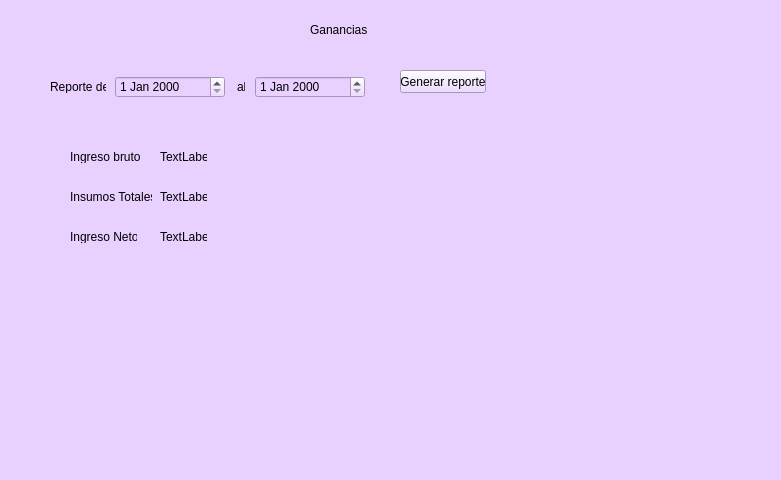
<?xml version="1.0" encoding="UTF-8"?>
<ui version="4.0">
 <class>MainWindow</class>
 <widget class="QMainWindow" name="MainWindow">
  <property name="geometry">
   <rect>
    <x>0</x>
    <y>0</y>
    <width>781</width>
    <height>480</height>
   </rect>
  </property>
  <property name="windowTitle">
   <string>MainWindow</string>
  </property>
  <property name="styleSheet">
   <string notr="true">background-color: rgb(232, 208, 255);
</string>
  </property>
  <widget class="QWidget" name="centralwidget">
   <widget class="QLabel" name="label">
    <property name="geometry">
     <rect>
      <x>310</x>
      <y>10</y>
      <width>190</width>
      <height>40</height>
     </rect>
    </property>
    <property name="styleSheet">
     <string notr="true">font: 75 24pt &quot;Century Gothic&quot;;
</string>
    </property>
    <property name="text">
     <string>Ganancias</string>
    </property>
   </widget>
   <widget class="QDateEdit" name="dateEdit">
    <property name="geometry">
     <rect>
      <x>115</x>
      <y>76</y>
      <width>110</width>
      <height>22</height>
     </rect>
    </property>
   </widget>
   <widget class="QDateEdit" name="dateEdit_2">
    <property name="geometry">
     <rect>
      <x>255</x>
      <y>76</y>
      <width>110</width>
      <height>22</height>
     </rect>
    </property>
   </widget>
   <widget class="QLabel" name="label_2">
    <property name="geometry">
     <rect>
      <x>50</x>
      <y>80</y>
      <width>56</width>
      <height>13</height>
     </rect>
    </property>
    <property name="text">
     <string>Reporte del</string>
    </property>
   </widget>
   <widget class="QLabel" name="label_3">
    <property name="geometry">
     <rect>
      <x>237</x>
      <y>80</y>
      <width>8</width>
      <height>13</height>
     </rect>
    </property>
    <property name="text">
     <string>al</string>
    </property>
   </widget>
   <widget class="QLabel" name="label_4">
    <property name="geometry">
     <rect>
      <x>70</x>
      <y>150</y>
      <width>70</width>
      <height>13</height>
     </rect>
    </property>
    <property name="text">
     <string>Ingreso bruto:</string>
    </property>
   </widget>
   <widget class="QLabel" name="label_5">
    <property name="geometry">
     <rect>
      <x>70</x>
      <y>190</y>
      <width>82</width>
      <height>13</height>
     </rect>
    </property>
    <property name="text">
     <string>Insumos Totales:</string>
    </property>
   </widget>
   <widget class="QLabel" name="label_6">
    <property name="geometry">
     <rect>
      <x>70</x>
      <y>230</y>
      <width>67</width>
      <height>13</height>
     </rect>
    </property>
    <property name="text">
     <string>Ingreso Neto:</string>
    </property>
   </widget>
   <widget class="QLabel" name="label_7">
    <property name="geometry">
     <rect>
      <x>160</x>
      <y>150</y>
      <width>47</width>
      <height>13</height>
     </rect>
    </property>
    <property name="text">
     <string>TextLabel</string>
    </property>
   </widget>
   <widget class="QLabel" name="label_8">
    <property name="geometry">
     <rect>
      <x>160</x>
      <y>190</y>
      <width>47</width>
      <height>13</height>
     </rect>
    </property>
    <property name="text">
     <string>TextLabel</string>
    </property>
   </widget>
   <widget class="QLabel" name="label_9">
    <property name="geometry">
     <rect>
      <x>160</x>
      <y>230</y>
      <width>47</width>
      <height>13</height>
     </rect>
    </property>
    <property name="text">
     <string>TextLabel</string>
    </property>
   </widget>
   <widget class="QPushButton" name="pushButton">
    <property name="geometry">
     <rect>
      <x>400</x>
      <y>70</y>
      <width>86</width>
      <height>23</height>
     </rect>
    </property>
    <property name="text">
     <string>Generar reporte</string>
    </property>
   </widget>
  </widget>
  <widget class="QStatusBar" name="statusbar"/>
 </widget>
 <resources/>
 <connections/>
</ui>
